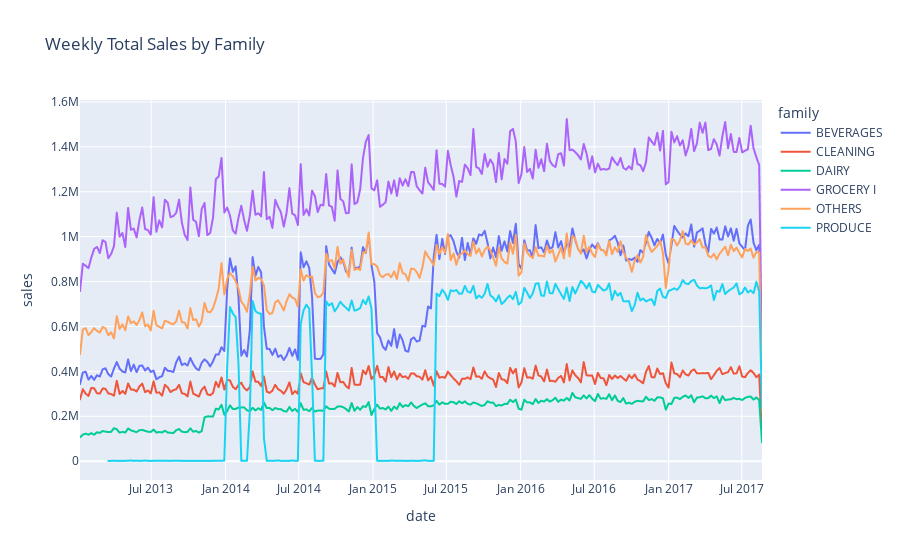

Notebook cell for this chart:
### Markdown cell above
# 4. Exploratory Data Analysis
Now we can plot graphs for the top five product families and "OTHERS" to determine what kind of regression we should use.

### Code cell
wtrain = no_outliers.set_index("date").groupby("family").resample("W").sales.sum().reset_index()
top6 = ['GROCERY I','BEVERAGES','PRODUCE','CLEANING','DAIRY', 'OTHERS']
cond = wtrain['family'].isin(top6)
px.line(wtrain[cond], x = "date", y = "sales", color = "family", title = "Weekly Total Sales by Family")

### Figure 1 — Plotly figure (JSON) as saved in the notebook; plotly's stock layout.template omitted (floating-point values rounded to 4 significant figures; data arrays with more than 128 entries replaced by an {"elided": "..."} marker saying what was removed)
{"data": [{"hovertemplate": "family=BEVERAGES<br>date=%{x}<br>sales=%{y}<extra></extra>", "legendgroup": "BEVERAGES", "line": {"color": "#636efa", "dash": "solid"}, "marker": {"symbol": "circle"}, "mode": "lines", "name": "BEVERAGES", "showlegend": true, "type": "scattergl", "x": {"elided": "242 str values"}, "xaxis": "x", "y": {"elided": "242 int values"}, "yaxis": "y"}, {"hovertemplate": "family=CLEANING<br>date=%{x}<br>sales=%{y}<extra></extra>", "legendgroup": "CLEANING", "line": {"color": "#EF553B", "dash": "solid"}, "marker": {"symbol": "circle"}, "mode": "lines", "name": "CLEANING", "showlegend": true, "type": "scattergl", "x": {"elided": "242 str values"}, "xaxis": "x", "y": {"elided": "242 int values"}, "yaxis": "y"}, {"hovertemplate": "family=DAIRY<br>date=%{x}<br>sales=%{y}<extra></extra>", "legendgroup": "DAIRY", "line": {"color": "#00cc96", "dash": "solid"}, "marker": {"symbol": "circle"}, "mode": "lines", "name": "DAIRY", "showlegend": true, "type": "scattergl", "x": {"elided": "242 str values"}, "xaxis": "x", "y": {"elided": "242 int values"}, "yaxis": "y"}, {"hovertemplate": "family=GROCERY I<br>date=%{x}<br>sales=%{y}<extra></extra>", "legendgroup": "GROCERY I", "line": {"color": "#ab63fa", "dash": "solid"}, "marker": {"symbol": "circle"}, "mode": "lines", "name": "GROCERY I", "showlegend": true, "type": "scattergl", "x": {"elided": "242 str values"}, "xaxis": "x", "y": {"elided": "242 float values"}, "yaxis": "y"}, {"hovertemplate": "family=OTHERS<br>date=%{x}<br>sales=%{y}<extra></extra>", "legendgroup": "OTHERS", "line": {"color": "#FFA15A", "dash": "solid"}, "marker": {"symbol": "circle"}, "mode": "lines", "name": "OTHERS", "showlegend": true, "type": "scattergl", "x": {"elided": "242 str values"}, "xaxis": "x", "y": {"elided": "242 float values"}, "yaxis": "y"}, {"hovertemplate": "family=PRODUCE<br>date=%{x}<br>sales=%{y}<extra></extra>", "legendgroup": "PRODUCE", "line": {"color": "#19d3f3", "dash": "solid"}, "marker": {"symbol": "circle"}, "mode": "lines", "name": "PRODUCE", "showlegend": true, "type": "scattergl", "x": {"elided": "232 str values"}, "xaxis": "x", "y": {"elided": "232 float values"}, "yaxis": "y"}], "layout": {"autosize": true, "legend": {"title": {"text": "family"}, "tracegroupgap": 0}, "title": {"text": "Weekly Total Sales by Family"}, "xaxis": {"anchor": "y", "autorange": true, "domain": [0, 1], "range": ["2013-01-06", "2017-08-20"], "title": {"text": "date"}, "type": "date"}, "yaxis": {"anchor": "x", "autorange": true, "domain": [0, 1], "range": [-83810.0, 1609000.0], "title": {"text": "sales"}, "type": "linear"}}}
